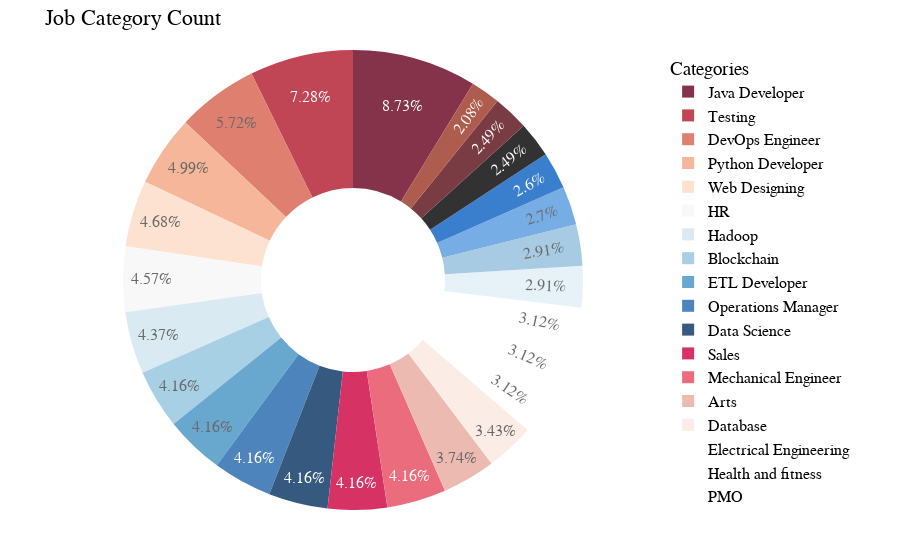

The notebook cell this image was saved under:
### Code cell
# Pie Plot

fig = px.pie(plot_data, values='Count', names='Category',
             title='Job Category Count',
             color_discrete_sequence=px.colors.sequential.RdBu,
             hole=0.4,
             labels={'Category': 'Job Type', 'Count': 'Count'} ,
             opacity=0.8,
             )

fig.update_layout(
    legend_title='Categories',
    font=dict(family='Times New Roman', size=16, color='black'),
    plot_bgcolor='white',
    margin=dict(t=50, b=50, l=50, r=50)
)

fig.show()

### Figure 1 — Plotly figure (JSON) as saved in the notebook; plotly's stock layout.template omitted (floating-point values rounded to 4 significant figures)
{"data": [{"domain": {"x": [0, 1], "y": [0, 1]}, "hole": 0.4, "hovertemplate": "Job Type=%{label}<br>Count=%{value}<extra></extra>", "labels": ["Java Developer", "Testing", "DevOps Engineer", "Python Developer", "Web Designing", "HR", "Hadoop", "Blockchain", "ETL Developer", "Operations Manager", "Data Science", "Sales", "Mechanical Engineer", "Arts", "Database", "Electrical Engineering", "Health and fitness", "PMO", "Business Analyst", "DotNet Developer", "Automation Testing", "Network Security Engineer", "SAP Developer", "Civil Engineer", "Advocate"], "legendgroup": "", "name": "", "opacity": 0.8, "showlegend": true, "type": "pie", "values": [84, 70, 55, 48, 45, 44, 42, 40, 40, 40, 40, 40, 40, 36, 33, 30, 30, 30, 28, 28, 26, 25, 24, 24, 20]}], "layout": {"font": {"color": "black", "family": "Times New Roman", "size": 16}, "legend": {"title": {"text": "Categories"}, "tracegroupgap": 0}, "margin": {"b": 50, "l": 50, "r": 50, "t": 50}, "piecolorway": ["rgb(103,0,31)", "rgb(178,24,43)", "rgb(214,96,77)", "rgb(244,165,130)", "rgb(253,219,199)", "rgb(247,247,247)", "rgb(209,229,240)", "rgb(146,197,222)", "rgb(67,147,195)", "rgb(33,102,172)", "rgb(5,48,97)"], "plot_bgcolor": "white", "title": {"text": "Job Category Count"}}}
